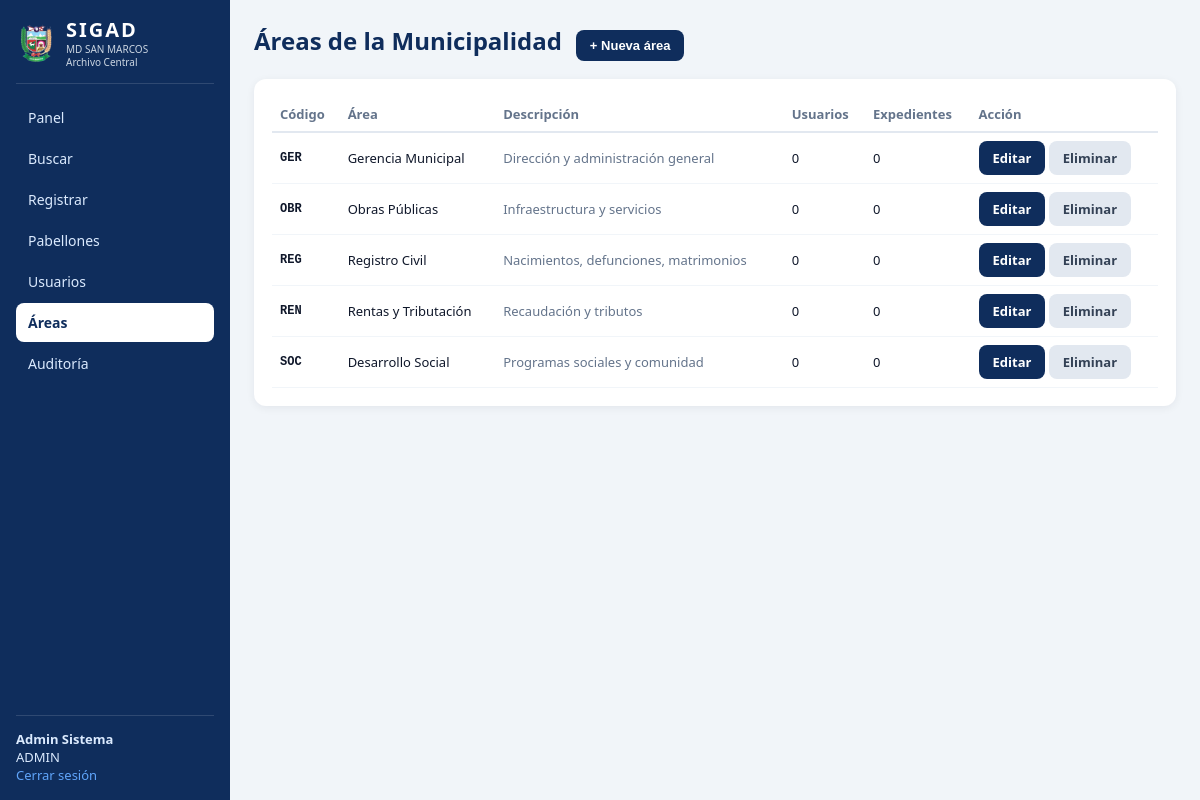
Page /areas.php (signed in) on the committed database.
### tables this page shows
CREATE TABLE areas (
    id          INT AUTO_INCREMENT PRIMARY KEY,
    codigo      VARCHAR(20)  NOT NULL UNIQUE,
    nombre      VARCHAR(150) NOT NULL,
    descripcion VARCHAR(255) NOT NULL DEFAULT ''
);

### areas.php (the view, shortened to what this page needs)
<?php
require_once 'config/config.php';
$db = db();
$areas = $db->query("SELECT a.*, (SELECT COUNT(*) FROM usuarios u WHERE u.cargo=a.nombre) us,
                            (SELECT COUNT(*) FROM expedientes x WHERE x.area_origen=a.nombre) exp
                     FROM areas a ORDER BY a.codigo")->fetchAll();
?>
<!DOCTYPE html><html lang="es"><head><meta charset="utf-8">
<link rel="icon" href="assets/logo-msm.png"><link rel="stylesheet" href="css/estilos.css">
<title>SIGAD · Áreas</title></head>
<body class="app"><aside class="side">
  <div class="marca"><img src="assets/logo-msm.png"><div><h2>SIGAD</h2>
    <div class="muni">MD SAN MARCOS<br>Archivo Central</div></div></div>
  <nav class="nav">
    <?= nav_html('Áreas') ?>
  </nav>
  <div class="me"><b><?= htmlspecialchars($_SESSION['nombre']) ?></b><br><?= $_SESSION['rol'] ?>
    <br><a href="logout.php" style="color:#60a5fa">Cerrar sesión</a></div>
</aside>
<main class="main">
  <div class="top"><h1>Áreas de la Municipalidad</h1>
    <button class="btn-sm" onclick="document.getElementById('frm').style.display='block'">+ Nueva área</button>
  </div>
  <div class="card"><table>
    <tr><th>Código</th><th>Área</th><th>Descripción</th><th>Usuarios</th><th>Expedientes</th><th>Acción</th></tr>
    <?php foreach ($areas as $a): ?>
    <tr><td class="mono"><b><?= htmlspecialchars($a['codigo']) ?></b></td>
        <td><?= htmlspecialchars($a['nombre']) ?></td>
        <td class="muted"><?= htmlspecialchars($a['descripcion']) ?></td>
        <td><?= $a['us'] ?></td><td><?= number_format($a['exp']) ?></td>
        <td>
          <a class="btn-sm" href="areas.php?editar=<?= $a['id'] ?>">Editar</a>
          <a class="btn-sm btn-gray" href="areas.php?eliminar=<?= $a['id'] ?>" onclick="return confirm('¿Eliminar esta área?')">Eliminar</a>
        </td></tr>
    <?php endforeach; ?>
  </table></div>
</main></body></html>

### config/config.php (shortened to what this page needs)
<?php
function nav_html(string $pagina): string {
    $rol = $_SESSION['rol'] ?? '';
    $items = [
        ['Panel',     'panel.php'],
        ['Buscar',    'buscar.php'],
    ];
    if (in_array($rol, ['ADMIN','OPERADOR'], true)) {
        $items[] = ['Registrar',   'registrar.php'];
        $items[] = ['Pabellones',  'pabellones.php'];
    }
    if ($rol === 'ADMIN') {
        $items[] = ['Usuarios',  'usuarios.php'];
        $items[] = ['Áreas',     'areas.php'];
        $items[] = ['Auditoría', 'auditoria.php'];
    }
    $html = '';
    foreach ($items as [$nombre, $href]) {
        $on = ($nombre === $pagina) ? ' class="on"' : '';
        $html .= "<a href=\"$href\"$on>$nombre</a>";
    }
    return $html;
}

### css/estilos.css (style rules this page uses)
:root { --azul:#0f2d5c;--azul2:#1e40af;--gris:#e2e8f0;--ok:#15803d;--warn:#b45309;--bad:#b91c1c }
* { box-sizing:border-box }
body { margin:0;font-family:Segoe UI,system-ui,Arial,sans-serif;background:#f1f5f9;color:#0f172a }
a { text-decoration:none;color:inherit }
.app { display:flex;min-height:100vh }
.side { position:fixed;top:0;left:0;bottom:0;width:230px;flex-shrink:0; background:var(--azul);color:#fff;display:flex;flex-direction:column;padding:16px; overflow-y:auto;z-index:10 }
.marca { display:flex;gap:10px;align-items:center;padding-bottom:14px;border-bottom:1px solid #ffffff22 }
.marca img { width:40px;height:40px }
.marca h2 { margin:0;font-size:20px;letter-spacing:2px }
.muni { font-size:10px;color:#cbd5e1;line-height:1.3 }
.nav { display:flex;flex-direction:column;margin-top:14px;gap:2px }
.nav a { padding:10px 12px;border-radius:8px;color:#dbeafe;font-size:14px;white-space:nowrap }
.nav a.on { background:#fff;color:var(--azul);font-weight:700 }
.me { margin-top:auto;font-size:13px;color:#dbeafe;padding-top:14px;border-top:1px solid #ffffff22 }
.main { margin-left:230px;flex:1;padding:24px;overflow:auto;min-height:100vh }
.top { display:flex;align-items:baseline;gap:14px;margin-bottom:18px }
.top h1 { margin:0;font-size:24px;color:var(--azul) }
.muted { color:#64748b;font-size:13px }
.card { background:#fff;border-radius:12px;padding:18px;box-shadow:0 2px 8px #0f172a10;margin-top:8px }
table { width:100%;border-collapse:collapse;font-size:13px }
th { text-align:left;color:#64748b;font-weight:600;border-bottom:2px solid var(--gris);padding:8px }
td { padding:8px;border-bottom:1px solid #f1f5f9 }
.mono { font-family:ui-monospace,Menlo,monospace;font-size:12px }
.btn-sm { display:inline-block;padding:8px 14px;border:0;border-radius:8px;background:var(--azul); color:#fff;font-weight:600;cursor:pointer;font-size:13px }
.btn-gray { background:#e2e8f0;color:#334155 }

### rows in the picture
areas: codigo "GER", nombre "Gerencia Municipal", descripcion "Dirección y administración general", us "0", exp "0"
areas: codigo "OBR", nombre "Obras Públicas", descripcion "Infraestructura y servicios", us "0", exp "0"
areas: codigo "REG", nombre "Registro Civil", descripcion "Nacimientos, defunciones, matrimonios", us "0", exp "0"
areas: codigo "REN", nombre "Rentas y Tributación", descripcion "Recaudación y tributos", us "0", exp "0"
areas: codigo "SOC", nombre "Desarrollo Social", descripcion "Programas sociales y comunidad", us "0", exp "0"

### other values in the picture
$nombre "Panel"
$nombre "Buscar"
$nombre "Registrar"
$nombre "Pabellones"
$nombre "Usuarios"
$nombre "Áreas"
$nombre "Auditoría"
$_SESSION['nombre'] "Admin Sistema"
$_SESSION['rol'] "ADMIN"
